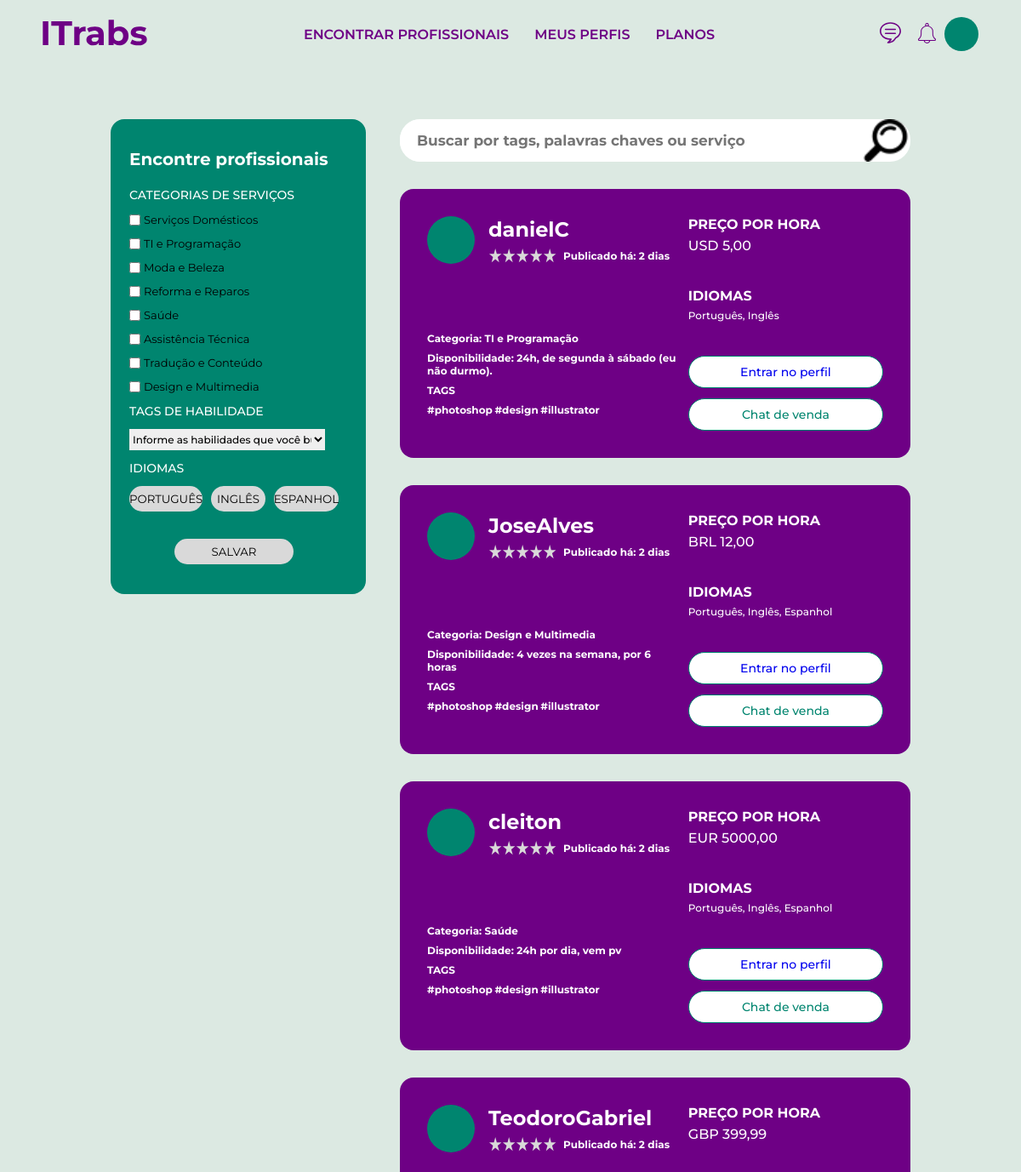
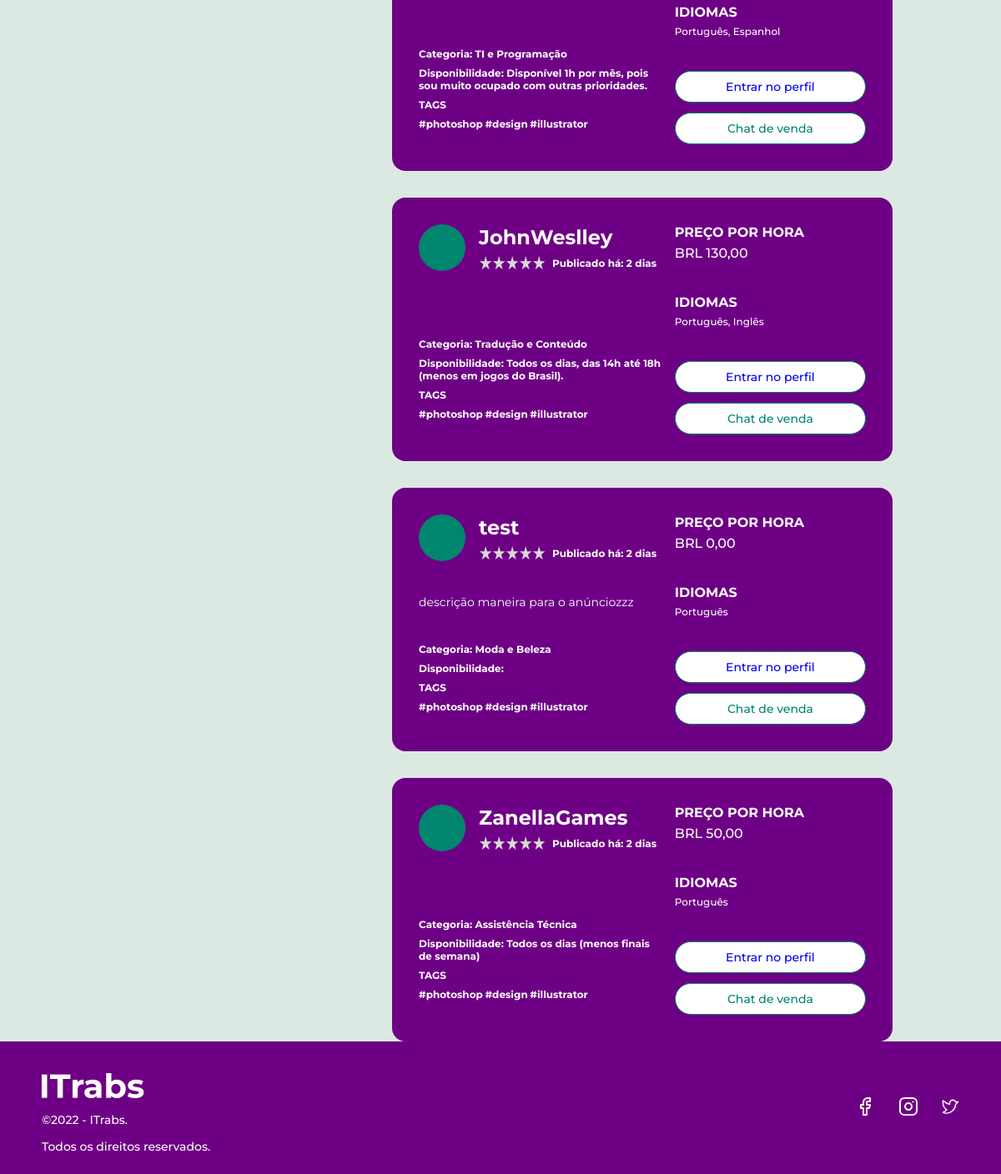
/find_professionals/ (signed in), run on the app's committed database (2 pictures, top to bottom).
### users/models.py (models this page shows, shortened)
class CustomUser(AbstractUser):
    STATUS = (
        ('standard', 'standard'),
        ('gold', 'gold'),
        ('platinum', 'platinum')
    )
    LANGUAGES = (
        ('Português', 'Português'),
        ('Inglês', 'Inglês'),
        ('Espanhol', 'Espanhol'),
    )
    CATEGORY = (
        ('Não especificado', 'Não especificado'),
        ('Serviços Domésticos', 'Serviços Domésticos'),
        ('TI e Programação', 'TI e Programação'),
        ('Moda e Beleza', 'Moda e Beleza'),
        ('Reforma e Reparos', 'Reforma e Reparos'),
        ('Saúde', 'Saúde'),
        ('Assistência Técnica', 'Assistência Técnica'),
        ('Tradução e Conteúdo', 'Tradução e Conteúdo'),
        ('Design e Multimedia', 'Design e Multimedia'),
    )
    CURRENCY = (
        ('BRL', 'BRL'),
        ('USD', 'USD'),
        ('EUR', 'EUR'),
        ('GBP', 'GBP'),
    )
    email = models.EmailField(unique=True)
    phone_number = models.CharField('Phone number', max_length=16, default='(0) 0 0000-0000')
    status = models.CharField(choices=STATUS, max_length=10, default='standard')
    about_general = models.TextField('About me', max_length=300, default='', blank=True)
    about_looking = models.TextField('Looking for', max_length=300, default='', blank=True)
    about_expectation = models.TextField('What I expect', max_length=300, default='', blank=True)
    occupation = models.CharField('Occupation', max_length=50, blank=True)
    professional_history = models.TextField('Professional history', max_length=300, default='', blank=True)
    about_professional = models.TextField('About my career', max_length=300, default='', blank=True)
    about_advertisement = models.TextField('Descrição do Anúncio:', max_length=300, default='', blank=True)
    category = models.CharField('Categoria', choices=CATEGORY, max_length=30, default='Não especificado')
    availability = models.TextField('Disponibilidade', max_length=70, default='', blank=True)
    currency =  models.CharField('Moeda', max_length=3, choices=CURRENCY, default='BRL')
    currency_amount = models.DecimalField('Preço por hora', max_digits=10, decimal_places=2, default=0)
    languages = MultiSelectField('Idiomas', max_length=30, choices=LANGUAGES, default='Português')

### core/views.py (the view)
# urls.py: path('find_professionals/', views.find_professionals, name='find_professionals'),
def find_professionals(request):
    if request.user.is_authenticated:
        display_user = CustomUser.objects.all()
        return render(request, 'core/encontrarprofissionais.html', {
            'display_user': display_user,
        })
    return redirect('home')

### core/templates/core/encontrarprofissionais.html (shortened to what this page needs)
{% load static %}
<!DOCTYPE html>
<html lang="pt-br">
<head>
  <link rel="stylesheet" href="{% static 'css/encontrarprofissionais.css' %}" />
</head>
<body>
  {% include 'core/includes/navbar.html' %}
  <section id="container">
    <section class="left-info">
      <div class="filter-card">
        <h3>Encontre profissionais</h3>
        <div class="filter-radio-container">
          <span>CATEGORIAS DE SERVIÇOS</span>
          <div class="filter-radio">
            <div class="radio-input">
              <input type="checkbox">
              <label>Serviços Domésticos</label>
            </div>
            <div class="radio-input">
              <input type="checkbox">
              <label>TI e Programação</label>
            </div>
            <div class="radio-input">
              <input type="checkbox">
              <label>Moda e Beleza</label>
            </div>
            <div class="radio-input">
              <input type="checkbox">
              <label>Reforma e Reparos</label>
            </div>
            <div class="radio-input">
              <input type="checkbox">
              <label>Saúde</label>
            </div>
            <div class="radio-input">
              <input type="checkbox">
              <label>Assistência Técnica</label>
            </div>
            <div class="radio-input">
              <input type="checkbox">
              <label>Tradução e Conteúdo</label>
            </div>
            <div class="radio-input">
              <input type="checkbox">
              <label>Design e Multimedia</label>
            </div>
          </div>
          <span>TAGS DE HABILIDADE</span>
          <div class="filter-select">
            <select onmousedown="document.querySelector('#title').remove()" id="habilits">
              <option value="" disabled selected id="title">Informe as habilidades que você busca: </option>
            </select>
          </div>
          <span>IDIOMAS</span>
          <div class="languages">
            <button type="button">PORTUGUÊS</button>
            <button type="button">INGLÊS</button>
            <button>ESPANHOL</button>
          </div>
          <div class="save">
            <button type="button">SALVAR</button>
          </div>
        </div>
      </div>
    </section>
    <section class="right-info">
      <form action="{% url 'search' %}" method="POST">
        <div class="search">
            <input type="text" id="search" name="search_data" placeholder="Buscar por tags, palavras chaves ou serviço">
            <input type="image"src="{% static 'images/search-icon.png' %}" alt="ícone de lupa" value="search">
        </div>
       </form>
      {% for user in display_user %}
      <div class="profile-card">
        <div class="left-info-profile">
          <header>
            <div class="icon-container">
            </div>
            <div class="user-info">
              <h2>
                  {{user.username}}
              </h2>
              <div class="rating">
                <div class="stars">
                  <img src="{% static 'images/Star.svg' %}">
                  <img src="{% static 'images/Star.svg' %}">
                  <img src="{% static 'images/Star.svg' %}">
                  <img src="{% static 'images/Star.svg' %}">
                  <img src="{% static 'images/Star.svg' %}">
                </div>
                <span>Publicado há: 2 dias</span>
              </div>
            </div>
          </header>
          <main>{{user.about_advertisement}}</main>
          <footer>
            <strong>Categoria: {{user.category}}</strong>
            <strong>Disponibilidade: {{user.availability}}</strong>
            <strong class="tags-title">Tags</strong>
            <div class="tags">
              <strong>#photoshop</strong>
              <strong>#design</strong>
              <strong>#illustrator</strong>
            </div>
          </footer>
        </div>
        <div class="right-info-profile">
          <div class="price">
            <h3>Preço por hora</h3>
            <strong>{{user.currency}} {{user.currency_amount}}</strong>
          </div>
          <div class="languages">
            <h3>Idiomas</h3>
            <strong>{{user.languages}}</strong>
          </div>
          <div class="buttons">
            <button type="button" id="botaoperfil"><a style="text-decoration:none;" href="{% url 'professional_profile' user.username %}">Entrar no perfil</a></button>
            <button type="button">Chat de venda</button>
          </div>
        </div>
      </div>
      {% endfor %}
    </section>
  </section>
  {% include 'core/includes/footer.html' %}
</body>
</html>

### data on the page
CustomUser: username "danielC", category "TI e Programação", availability "24h, de segunda à sábado (eu não durmo).", currency "USD", currency_amount "5,00", languages "Português, Inglês"
CustomUser: username "JoseAlves", category "Design e Multimedia", availability "4 vezes na semana, por 6 horas", currency "BRL", currency_amount "12,00", languages "Português, Inglês, Espanhol"
CustomUser: username "cleiton", category "Saúde", availability "24h por dia, vem pv", currency "EUR", currency_amount "5000,00", languages "Português, Inglês, Espanhol"
CustomUser: username "TeodoroGabriel", category "TI e Programação", availability "Disponível 1h por mês, pois sou muito ocupado com outras prioridades.", currency "GBP", currency_amount "399,99", languages "Português, Espanhol"
CustomUser: username "JohnWeslley", category "Tradução e Conteúdo", availability "Todos os dias, das 14h até 18h (menos em jogos do Brasil).", currency "BRL", currency_amount "130,00", languages "Português, Inglês"
CustomUser: username "test", about_advertisement "descrição maneira para o anúnciozzz", category "Moda e Beleza", currency "BRL", currency_amount "0,00", languages "Português"
CustomUser: username "ZanellaGames", category "Assistência Técnica", availability "Todos os dias (menos finais de semana)", currency "BRL", currency_amount "50,00", languages "Português"
